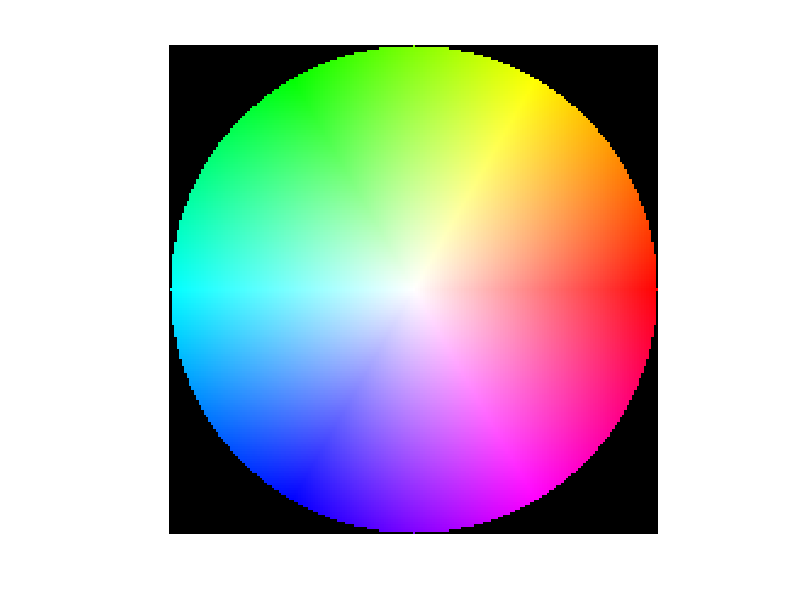

This figure's MATLAB source: (Note: this script raises an error after producing the figure.)

clc,clear,close all
[a,b]=meshgrid(-1:0.01:1,1:-0.01:-1);
h=atan2(b,a)/(2*pi); h(h<0)=h(h<0)+1;
s=sqrt(a.^2+b.^2);
% gamut checking
for V=0:100
    hsv=cat(3,h,s,V*ones(201,201)/100);
    rgb=hsv2rgb(hsv);
    R=rgb(:,:,1); G=rgb(:,:,2); B=rgb(:,:,3);
    mask=R>1|R<0|G>1|G<0|B>1|B<0;
    R(mask)=0; G(mask)=0; B(mask)=0;
    RGB=cat(3,R,G,B);
    imshow(RGB,'Border','tight')
    HSV{V+1}=RGB;
end
montage(HSV,'Indices',2:101,'Size',[10 10],...
        'BorderSize',1,'BackgroundColor','w')
% grayspace threshold
figure
for V=0:100
    hsv=cat(3,h,s,V*ones(201,201)/100);
    rgb=hsv2rgb(hsv);
    R=rgb(:,:,1); G=rgb(:,:,2); B=rgb(:,:,3);
    mask=R>1|R<0|G>1|G<0|B>1|B<0;
    R(mask)=0; G(mask)=0; B(mask)=0;
    thres=3/255;
    mask=abs(R-G)<thres & abs(R-B)<thres & abs(G-B)<thres;
    R(~mask)=0; G(~mask)=0; B(~mask)=0;
    RGB=cat(3,R,G,B);
    imshow(RGB,'Border','tight')
    HSV{V+1}=RGB;
end
montage(HSV,'Indices',2:101,'Size',[10 10],...
        'BorderSize',1,'BackgroundColor','w')
